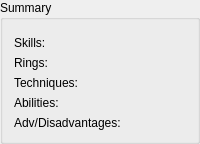
     <widget class="QGroupBox" name="status_groupBox">
      <property name="sizePolicy">
       <sizepolicy hsizetype="Expanding" vsizetype="Fixed">
        <horstretch>0</horstretch>
        <verstretch>0</verstretch>
       </sizepolicy>
      </property>
      <property name="title">
       <string>Summary</string>
      </property>
      <layout class="QGridLayout" name="gridLayout_10">
       <item row="3" column="0">
        <widget class="QLabel" name="label_9">
         <property name="sizePolicy">
          <sizepolicy hsizetype="Minimum" vsizetype="Preferred">
           <horstretch>0</horstretch>
           <verstretch>0</verstretch>
          </sizepolicy>
         </property>
         <property name="text">
          <string>Techniques:</string>
         </property>
        </widget>
       </item>
       <item row="3" column="1">
        <widget class="QLabel" name="tech_label">
         <property name="sizePolicy">
          <sizepolicy hsizetype="Preferred" vsizetype="Expanding">
           <horstretch>0</horstretch>
           <verstretch>0</verstretch>
          </sizepolicy>
         </property>
         <property name="text">
          <string/>
         </property>
         <property name="wordWrap">
          <bool>true</bool>
         </property>
        </widget>
       </item>
       <item row="2" column="1">
        <widget class="QLabel" name="ring_label">
         <property name="sizePolicy">
          <sizepolicy hsizetype="Preferred" vsizetype="Expanding">
           <horstretch>0</horstretch>
           <verstretch>0</verstretch>
          </sizepolicy>
         </property>
         <property name="text">
          <string/>
         </property>
         <property name="wordWrap">
          <bool>true</bool>
         </property>
        </widget>
       </item>
       <item row="2" column="0">
        <widget class="QLabel" name="label_26">
         <property name="sizePolicy">
          <sizepolicy hsizetype="Minimum" vsizetype="Preferred">
           <horstretch>0</horstretch>
           <verstretch>0</verstretch>
          </sizepolicy>
         </property>
         <property name="text">
          <string>Rings:</string>
         </property>
        </widget>
       </item>
       <item row="4" column="1">
        <widget class="QLabel" name="ability_label">
         <property name="sizePolicy">
          <sizepolicy hsizetype="Preferred" vsizetype="Expanding">
           <horstretch>0</horstretch>
           <verstretch>0</verstretch>
          </sizepolicy>
         </property>
         <property name="text">
          <string/>
         </property>
         <property name="wordWrap">
          <bool>true</bool>
         </property>
        </widget>
       </item>
       <item row="4" column="0">
        <widget class="QLabel" name="label_28">
         <property name="sizePolicy">
          <sizepolicy hsizetype="Minimum" vsizetype="Preferred">
           <horstretch>0</horstretch>
           <verstretch>0</verstretch>
          </sizepolicy>
         </property>
         <property name="text">
          <string>Abilities:</string>
         </property>
        </widget>
       </item>
       <item row="5" column="0">
        <widget class="QLabel" name="label_11">
         <property name="sizePolicy">
          <sizepolicy hsizetype="Minimum" vsizetype="Preferred">
           <horstretch>0</horstretch>
           <verstretch>0</verstretch>
          </sizepolicy>
         </property>
         <property name="text">
          <string>Adv/Disadvantages: </string>
         </property>
        </widget>
       </item>
       <item row="5" column="1">
        <widget class="QLabel" name="adv_label">
         <property name="sizePolicy">
          <sizepolicy hsizetype="Preferred" vsizetype="Expanding">
           <horstretch>0</horstretch>
           <verstretch>0</verstretch>
          </sizepolicy>
         </property>
         <property name="text">
          <string/>
         </property>
         <property name="wordWrap">
          <bool>true</bool>
         </property>
        </widget>
       </item>
       <item row="0" column="1">
        <spacer name="horizontalSpacer_8">
         <property name="orientation">
          <enum>Qt::Horizontal</enum>
         </property>
         <property name="sizeHint" stdset="0">
          <size>
           <width>40</width>
           <height>5</height>
          </size>
         </property>
        </spacer>
       </item>
       <item row="1" column="0">
        <widget class="QLabel" name="label_24">
         <property name="sizePolicy">
          <sizepolicy hsizetype="Minimum" vsizetype="Preferred">
           <horstretch>0</horstretch>
           <verstretch>0</verstretch>
          </sizepolicy>
         </property>
         <property name="text">
          <string>Skills:</string>
         </property>
        </widget>
       </item>
       <item row="1" column="1">
        <widget class="QLabel" name="skill_label">
         <property name="sizePolicy">
          <sizepolicy hsizetype="Preferred" vsizetype="Expanding">
           <horstretch>0</horstretch>
           <verstretch>0</verstretch>
          </sizepolicy>
         </property>
         <property name="text">
          <string/>
         </property>
         <property name="wordWrap">
          <bool>true</bool>
         </property>
        </widget>
       </item>
      </layout>
     </widget>
